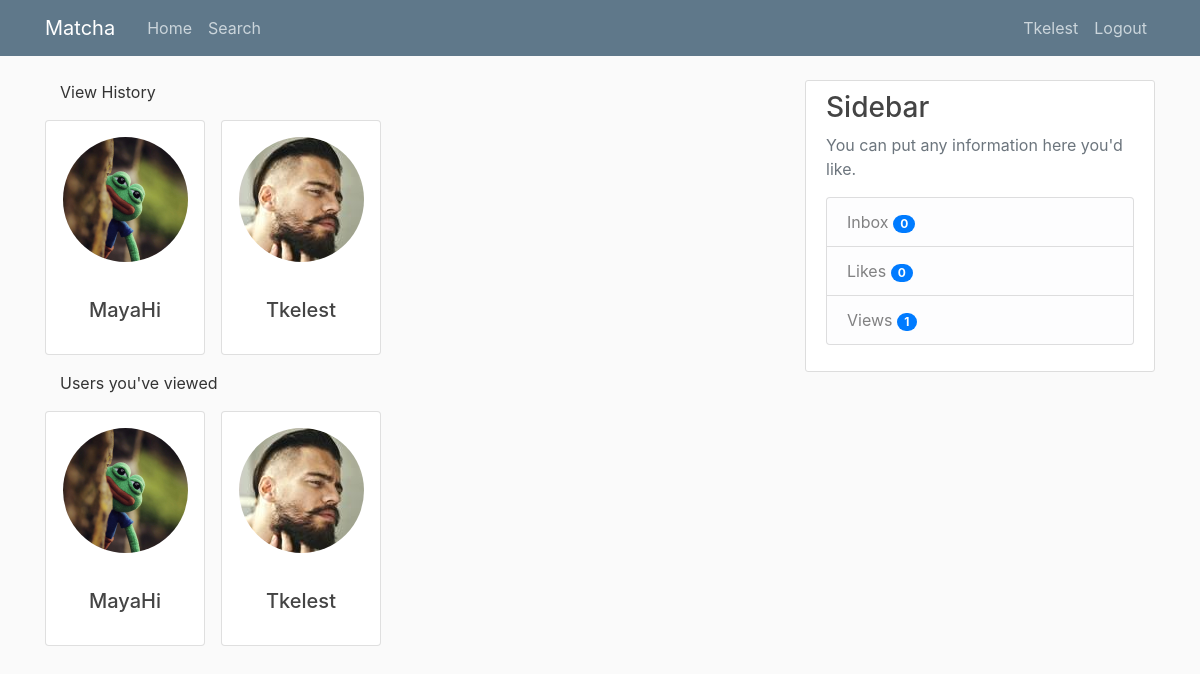
Page /views (signed in) on the committed database.
### tables this page shows
CREATE TABLE users (
            user_id INTEGER PRIMARY KEY AUTOINCREMENT,
            firstname TEXT NOT NULL,
            lastname TEXT NOT NULL,
            age INTEGER NOT NULL,
            birthdate TEXT NOT NULL,
            username TEXT NOT NULL,
            email TEXT NOT NULL,
            password TEXT NOT NULL,
            gender TEXT NOT NULL,
            sexual_pref TEXT NULL,
            biography TEXT NULL,
            famerating INTEGER DEFAULT 100,
            image_file_p TEXT DEFAULT "default.jpg",
            image_file_1 TEXT NULL,
            image_file_2 TEXT NULL,
            image_file_3 TEXT NULL,
            image_file_4 TEXT NULL,
            image_file_5 TEXT NULL,
            geo_track TEXT DEFAULT "1",
            location_city TEXT NULL,
            location_region TEXT NULL,
            lat_data INTEGER NULL,
            long_data INTEGER NULL,
            last_seen TEXT NULL
            );

### matcha/routes.py (the view)
@app.route('/views')
def views():
    conn = sql.connect('matcha\\users.db')
    cur = conn.cursor()
    cur.execute("SELECT * FROM userviews WHERE viewed_user=:current_user", {'current_user': current_user.user_id})
    userviews = cur.fetchall()
    userData1 = []
    for user in userviews:
        cur.execute("SELECT username, image_file_p FROM users WHERE user_id=:user_id", {'user_id': user[2]})
        data = cur.fetchone()
        if data:
            data = list(data)
            data.insert(0, user[2])
            data = tuple(data)
            userData1.append(data)
    cur.execute("SELECT * FROM userviews WHERE user_id=:current_user", {'current_user': current_user.user_id})
    viewHistory = cur.fetchall()
    userData2 = []
    for user in viewHistory:
        cur.execute("SELECT username, image_file_p FROM users WHERE user_id=:user_id", {'user_id': user[1]})
        data = cur.fetchone()
        if data:
            data = list(data)
            data.insert(0, user[2])
            data = tuple(data)
            userData2.append(data)
    view_notification = len(userData1)
    with conn:
        cur.execute("""UPDATE view_notifications SET view_notification=:view_notification
        WHERE user_id=:user_id""", {'view_notification': view_notification ,'user_id': current_user.user_id})
    conn.close
    print('USERDATA: ', userData2)
    return render_template('views.html', title='Views', userviews=userData1, viewHistory=userData2)

### matcha/models.py (called while the page is built)
@login_manager.user_loader
def load_user(id):
    conn = sql.connect('matcha\\users.db')
    cur = conn.cursor()
    cur.execute("SELECT * from users where email = (?)", [id])
    userrow = cur.fetchone()
    user = User(userrow[0], userrow[1], userrow[2], userrow[3], userrow[4],
            userrow[5], userrow[6], userrow[7], userrow[8], userrow[9],
            userrow[10], userrow[11], userrow[12], userrow[13], userrow[14],
            userrow[15], userrow[16], userrow[17], userrow[18], userrow[19],
            userrow[20], userrow[21], userrow[22], userrow[23])
    return (user)

### matcha/templates/views.html
{% extends "layout.html" %}
{% block content %}
<div class="container">
    <p>View History</p>
    <div class="row">
    {% for user in userviews %}
        <div class="mb-3 mr-3">
            <div class="card" style="width: 10rem;">
                <div class="text-center">
                    <a href="{{ url_for('user_profile', username=user[1]) }}" data-toggle="tooltip" data-placement="top" title="Inspect Profile"><img class="rounded-circle usercard-img" src="/static/profile_pics/{{ user[2] }}" ></a>
                </div>
                    <div class="card-body text-center">
                    <h5 class="card-title">{{ user[1] }}</h5>
                </div>
            </div>
        </div>
    {% endfor %}
    </div>
</div>
<div class="container">
    <p>Users you've viewed</p>
    <div class="row">
    {% for user in viewHistory %}
        <div class="mb-3 mr-3">
            <div class="card" style="width: 10rem;">
                <div class="text-center">
                    <a href="{{ url_for('user_profile', username=user[1]) }}" data-toggle="tooltip" data-placement="top" title="Inspect Profile"><img class="rounded-circle usercard-img" src="/static/profile_pics/{{ user[2] }}" ></a>
                </div>
                    <div class="card-body text-center">
                    <h5 class="card-title">{{ user[1] }}</h5>
                </div>
            </div>
        </div>
    {% endfor %}
    </div>
</div>
{% endblock content %}

### matcha/templates/layout.html (shortened to what this page needs)
<!DOCTYPE html>
<html lang="en">
<head>
    <link rel="stylesheet" href="https://stackpath.bootstrapcdn.com/bootstrap/4.3.1/css/bootstrap.min.css">
    <link rel="stylesheet" type="text/css" href="{{ url_for('static', filename='main.css') }}">
    <link rel="stylesheet" href="https://cdnjs.cloudflare.com/ajax/libs/font-awesome/4.7.0/css/font-awesome.min.css">
</head>
<body>
    <header class="site-header">
        <nav class="navbar navbar-expand-md navbar-dark bg-steel fixed-top">
            <div class="container">
                <a class="navbar-brand mr-4" href="/">Matcha</a>
                <div class="collapse navbar-collapse" id="navbarToggle">
                    <div class="navbar-nav mr-auto">
                        {% if current_user.is_authenticated %}
                        <a class="nav-item nav-link" href="{{ url_for('home') }}">Home</a>
                        <a class="nav-item nav-link" href="{{ url_for('search') }}">Search</a>
                        {% else %}
                        <a class="nav-item nav-link" href="{{ url_for('home') }}">Home</a>
                        <a class="nav-item nav-link" href="{{ url_for('about') }}">About</a>
                        {% endif %}
                    </div>
                    <div class="navbar-nav">
                        {% if current_user.is_authenticated %}
                            <a class="nav-item nav-link" href="{{ url_for('account') }}">{{ current_user.username }}</a>
                            <a class="nav-item nav-link align-middle" href="{{ url_for('logout') }}">Logout</a>
                        {% else %}
                            <a class="nav-item nav-link" href="{{ url_for('register') }}">Register</a>
                            <a class="nav-item nav-link" href="{{ url_for('login') }}">Login</a>
                        {% endif %}
                    </div>
                </div>
            </div>
        </nav>
    </header>
    <main role="main" class="container">
        <div class="row">
            <div class="col-md-8">
                {% block content %}{% endblock %}
            </div>
            {% if current_user.is_authenticated %}
            <div class="col-md-4">
                <div class="content-section">
                    <h3>Sidebar</h3>
                    <p class='text-muted'>You can put any information here you'd like.
                    <ul class="list-group">
                        <a href="{{ url_for('inbox') }}" class="list-group-item list-group-item-light">Inbox
                            <span id="inbox_count" class="badge badge-pill badge-primary"></span>
                        </a>
                        <a href="{{ url_for('likes') }}" class="list-group-item list-group-item-light">Likes
                            {% set new_messages = current_user.age %}
                            <span id="likes_count" class="badge badge-pill badge-primary"></span>
                        </a>
                        <a href="{{ url_for('views') }}" class="list-group-item list-group-item-light">Views
                            <span id="views_count" class="badge badge-pill badge-primary"></span>
                        </a>
                    </ul>
                    </p>
                </div>
            </div>
            {% endif %}
        </div>
    </main>
</body>
</html>

### matcha/static/main.css (style rules this page uses)
body { background: #fafafa; color: #333333; margin-top: 5rem; }
h1, h2, h3, h4, h5, h6 { color: #444444; }
.bg-steel { background-color: #5f788a; }
.site-header .navbar-nav .nav-link { color: #cbd5db; }
.content-section { background: #ffffff; padding: 10px 20px; border: 1px solid #dddddd; border-radius: 3px; margin-bottom: 20px; }
.usercard-img { height: 125px; width: 125px; margin-top: 16px; margin-bottom: 16px; }

### rows in the picture
users: username "Tkelest", image_file_p (picture)
users: image_file_p (placeholder picture), username "MayaHi"
